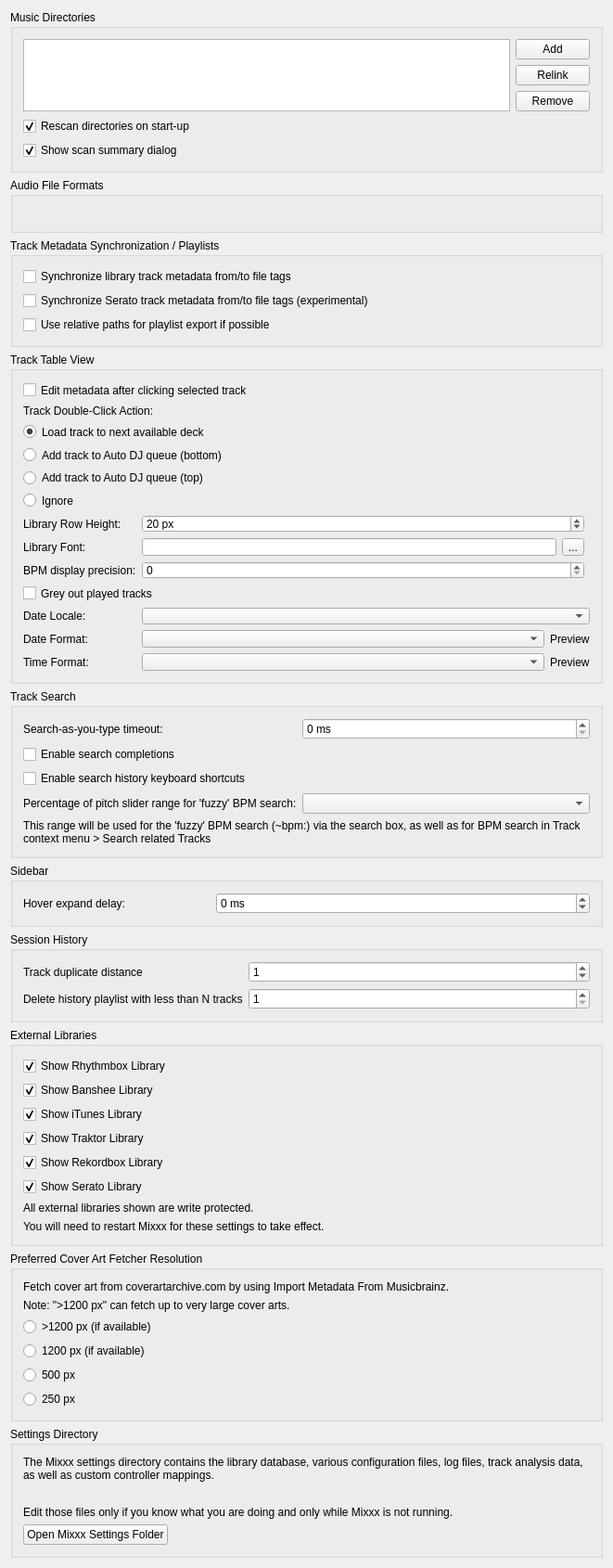
<?xml version="1.0" encoding="UTF-8"?>
<ui version="4.0">
 <class>DlgPrefLibraryDlg</class>
 <widget class="QWidget" name="DlgPrefLibraryDlg">
  <property name="geometry">
   <rect>
    <x>0</x>
    <y>0</y>
    <width>661</width>
    <height>1522</height>
   </rect>
  </property>
  <property name="windowTitle">
   <string notr="true">Library Preferences</string>
  </property>
  <layout class="QVBoxLayout" name="verticalLayout">

   <item>
    <widget class="QGroupBox" name="groupBox_MusicDirectories">
     <property name="title">
      <string>Music Directories</string>
     </property>
     <layout class="QGridLayout" name="gridLayout_music_directories">

      <item row="0" column="0" rowspan="3">
       <widget class="QListView" name="dirList">
        <property name="editTriggers">
         <set>QAbstractItemView::NoEditTriggers</set>
        </property>
        <property name="iconSize">
         <size>
          <width>16</width>
          <height>16</height>
         </size>
        </property>
        <property name="uniformItemSizes">
         <bool>true</bool>
        </property>
       </widget>
      </item>

      <item row="0" column="1">
       <widget class="QPushButton" name="pushButton_add_dir">
        <property name="font">
         <font/>
        </property>
        <property name="toolTip">
         <string>Add a directory where your music is stored. Mixxx will watch this directory and its subdirectories for new tracks.</string>
        </property>
        <property name="text">
         <string>Add</string>
        </property>
       </widget>
      </item>

      <item row="1" column="1">
       <widget class="QPushButton" name="pushButton_relocate_dir">
        <property name="toolTip">
         <string>If an existing music directory is moved, Mixxx doesn't know where to find the audio files in it. Choose Relink to select the music directory in its new location. &lt;br/&gt; This will re-establish the links to the audio files in the Mixxx library.</string>
        </property>
        <property name="text">
         <string extracomment="This will re-establish the links to the audio files in the Mixxx database if you move an music directory to a new location.">Relink</string>
        </property>
       </widget>
      </item>

      <item row="2" column="1">
       <widget class="QPushButton" name="pushButton_remove_dir">
        <property name="font">
         <font/>
        </property>
        <property name="toolTip">
         <string>If removed, Mixxx will no longer watch this directory and its subdirectories for new tracks.</string>
        </property>
        <property name="text">
         <string>Remove</string>
        </property>
       </widget>
      </item>

      <item row="3" column="0" colspan="2">
       <widget class="QCheckBox" name="checkBox_library_scan">
        <property name="text">
         <string>Rescan directories on start-up</string>
        </property>
        <property name="checked">
         <bool>true</bool>
        </property>
       </widget>
      </item>

      <item row="4" column="0" colspan="2">
       <widget class="QCheckBox" name="checkBox_library_scan_summary">
        <property name="text">
         <string>Show scan summary dialog</string>
        </property>
        <property name="checked">
         <bool>true</bool>
        </property>
       </widget>
      </item>

     </layout>
    </widget>
   </item>

   <item>
    <widget class="QGroupBox" name="groupBox_AudioFileFormats">
     <property name="title">
      <string>Audio File Formats</string>
     </property>
     <property name="flat">
      <bool>false</bool>
     </property>
     <layout class="QGridLayout" name="gridLayout_audio_formats">
      <item row="0" column="0">
       <widget class="QLabel" name="builtInFormats">
        <property name="text">
         <string/>
        </property>
        <property name="wordWrap">
         <bool>true</bool>
        </property>
       </widget>
      </item>
     </layout>
    </widget>
   </item>

   <item>
    <widget class="QGroupBox" name="groupBox_AudioFileTags">
     <property name="title">
      <string>Track Metadata Synchronization / Playlists</string>
     </property>
     <layout class="QGridLayout" name="gridLayout_metadata">
      <item row="0" column="0" colspan="2">
       <widget class="QCheckBox" name="checkBox_sync_track_metadata">
        <property name="toolTip">
         <string>Automatically write modified track metadata from the library into file tags and reimport metadata from updated file tags into the library</string>
        </property>
        <property name="text">
         <string>Synchronize library track metadata from/to file tags</string>
        </property>
       </widget>
      </item>

      <item row="1" column="0">
       <widget class="QCheckBox" name="checkBox_serato_metadata_export">
        <property name="toolTip">
         <string>Keeps track color, beat grid, bpm lock, cue points, and loops synchronized with SERATO_MARKERS/MARKERS2 file tags.&lt;br/&gt;&lt;br/&gt;WARNING: Enabling this option also enables the reimport of Serato metadata after files have been modified outside of Mixxx. On reimport existing metadata in Mixxx is replaced with the metadata found in file tags. Custom metadata not included in file tags like loop colors is lost.</string>
        </property>
        <property name="text">
         <string>Synchronize Serato track metadata from/to file tags (experimental)</string>
        </property>
       </widget>
      </item>

      <item row="2" column="0" colspan="2">
       <widget class="QCheckBox" name="checkBox_use_relative_path">
        <property name="text">
         <string>Use relative paths for playlist export if possible</string>
        </property>
       </widget>
      </item>
     </layout>
    </widget>
   </item>

   <item>
    <widget class="QGroupBox" name="groupBox_TrackTableView">
     <property name="title">
      <string>Track Table View</string>
     </property>
     <layout class="QGridLayout" name="gridLayout_track_table_view">

      <item row="1" column="0" colspan="4">
       <widget class="QCheckBox" name="checkBox_edit_metadata_selected_clicked">
        <property name="text">
         <string>Edit metadata after clicking selected track</string>
        </property>
       </widget>
      </item>

      <item row="2" column="0" colspan="4">
       <widget class="QLabel" name="label_doubeClickAction">
        <property name="text">
         <string>Track Double-Click Action:</string>
        </property>
        <property name="alignment">
         <set>Qt::AlignLeft|Qt::AlignVCenter</set>
        </property>
       </widget>
      </item>

      <item row="3" column="0" colspan="4">
       <widget class="QRadioButton" name="radioButton_dbclick_deck">
        <property name="text">
         <string>Load track to next available deck</string>
        </property>
        <property name="checked">
         <bool>true</bool>
        </property>
       </widget>
      </item>
      <item row="4" column="0" colspan="4">
       <widget class="QRadioButton" name="radioButton_dbclick_bottom">
        <property name="text">
         <string>Add track to Auto DJ queue (bottom)</string>
        </property>
       </widget>
      </item>
      <item row="5" column="0" colspan="4">
       <widget class="QRadioButton" name="radioButton_dbclick_top">
        <property name="text">
         <string>Add track to Auto DJ queue (top)</string>
        </property>
       </widget>
      </item>
      <item row="6" column="0" colspan="4">
       <widget class="QRadioButton" name="radioButton_dbclick_ignore">
        <property name="text">
         <string>Ignore</string>
        </property>
       </widget>
      </item>

      <item row="7" column="0">
       <widget class="QLabel" name="label_rowHeight">
        <property name="text">
         <string>Library Row Height:</string>
        </property>
        <property name="alignment">
         <set>Qt::AlignLeft|Qt::AlignVCenter</set>
        </property>
       </widget>
      </item>
      <item row="7" column="1" colspan="2">
       <widget class="QSpinBox" name="spinBox_row_height">
        <property name="suffix">
         <string> px</string>
        </property>
        <property name="minimum">
         <number>5</number>
        </property>
        <property name="maximum">
         <number>100</number>
        </property>
        <property name="value">
         <number>20</number>
        </property>
       </widget>
      </item>

      <item row="8" column="0">
       <widget class="QLabel" name="label_libraryFont">
        <property name="text">
         <string>Library Font:</string>
        </property>
        <property name="alignment">
         <set>Qt::AlignLeft|Qt::AlignVCenter</set>
        </property>
       </widget>
      </item>
      <item row="8" column="1">
       <widget class="QLineEdit" name="lineEdit_library_font">
        <property name="readOnly">
         <bool>true</bool>
        </property>
       </widget>
      </item>
      <item row="8" column="2">
       <widget class="QToolButton" name="btn_library_font">
        <property name="text">
         <string>...</string>
        </property>
       </widget>
      </item>

      <item row="9" column="0">
       <widget class="QLabel" name="label_bpm_precision">
        <property name="text">
         <string>BPM display precision:</string>
        </property>
        <property name="alignment">
         <set>Qt::AlignLeft|Qt::AlignVCenter</set>
        </property>
       </widget>
      </item>
      <item row="9" column="1" colspan="2">
       <widget class="QSpinBox" name="spinbox_bpm_precision"/>
      </item>

      <item row="10" column="0" colspan="4">
       <widget class="QCheckBox" name="checkbox_played_track_color">
        <property name="text">
         <string>Grey out played tracks</string>
        </property>
       </widget>
      </item>

      <item row="11" column="0">
       <widget class="QLabel" name="label_dateLocale">
        <property name="text">
         <string>Date Locale:</string>
        </property>
        <property name="alignment">
         <set>Qt::AlignLeft|Qt::AlignVCenter</set>
        </property>
       </widget>
      </item>
      <item row="11" column="1" colspan="3">
       <widget class="QComboBox" name="comboBox_dateLocale">
        <property name="sizePolicy">
         <sizepolicy hsizetype="Expanding" vsizetype="Fixed">
          <horstretch>0</horstretch>
          <verstretch>0</verstretch>
         </sizepolicy>
        </property>
       </widget>
      </item>

      <item row="12" column="0">
       <widget class="QLabel" name="label_dateFormat">
        <property name="text">
         <string>Date Format:</string>
        </property>
        <property name="alignment">
         <set>Qt::AlignLeft|Qt::AlignVCenter</set>
        </property>
       </widget>
      </item>
      <item row="12" column="1" colspan="3">
       <layout class="QHBoxLayout" name="horizontalLayout_dateFormat">
        <property name="leftMargin">
         <number>0</number>
        </property>
        <property name="topMargin">
         <number>0</number>
        </property>
        <property name="rightMargin">
         <number>0</number>
        </property>
        <property name="bottomMargin">
         <number>0</number>
        </property>
        <item>
         <widget class="QComboBox" name="comboBox_dateFormat">
          <property name="sizePolicy">
           <sizepolicy hsizetype="Expanding" vsizetype="Fixed">
            <horstretch>0</horstretch>
            <verstretch>0</verstretch>
           </sizepolicy>
          </property>
         </widget>
        </item>
        <item>
         <widget class="QLabel" name="label_dateFormatPreview">
          <property name="text">
           <string>Preview</string>
          </property>
         </widget>
        </item>
       </layout>
      </item>

      <item row="13" column="0">
       <widget class="QLabel" name="label_timeFormat">
        <property name="text">
         <string>Time Format:</string>
        </property>
        <property name="alignment">
         <set>Qt::AlignLeft|Qt::AlignVCenter</set>
        </property>
       </widget>
      </item>
      <item row="13" column="1" colspan="3">
       <layout class="QHBoxLayout" name="horizontalLayout_timeFormat">
        <property name="leftMargin">
         <number>0</number>
        </property>
        <property name="topMargin">
         <number>0</number>
        </property>
        <property name="rightMargin">
         <number>0</number>
        </property>
        <property name="bottomMargin">
         <number>0</number>
        </property>
        <item>
         <widget class="QComboBox" name="comboBox_timeFormat">
          <property name="sizePolicy">
           <sizepolicy hsizetype="Expanding" vsizetype="Fixed">
            <horstretch>0</horstretch>
            <verstretch>0</verstretch>
           </sizepolicy>
          </property>
         </widget>
        </item>
        <item>
         <widget class="QLabel" name="label_timeFormatPreview">
          <property name="text">
           <string>Preview</string>
          </property>
         </widget>
        </item>
       </layout>
      </item>

     </layout>
    </widget>
   </item><!-- Track Table View -->

   <item>
    <widget class="QGroupBox" name="groupBox_Search">
     <property name="title">
      <string>Track Search</string>
     </property>
     <layout class="QGridLayout" name="gridLayout_search">

      <item row="0" column="0">
       <widget class="QLabel" name="label_searchDebouncingTimeout">
        <property name="text">
         <string>Search-as-you-type timeout:</string>
        </property>
        <property name="alignment">
         <set>Qt::AlignLeft|Qt::AlignVCenter</set>
        </property>
       </widget>
      </item>
      <item row="0" column="1" colspan="2">
       <widget class="QSpinBox" name="spinBox_search_debouncing_timeout">
        <property name="suffix">
         <string> ms</string>
        </property>
       </widget>
      </item>

      <item row="1" column="0" colspan="3">
       <widget class="QCheckBox" name="checkBox_enable_search_completions">
        <property name="text">
         <string>Enable search completions</string>
        </property>
       </widget>
      </item>

      <item row="2" column="0" colspan="3">
       <widget class="QCheckBox" name="checkBox_enable_search_history_shortcuts">
        <property name="text">
         <string>Enable search history keyboard shortcuts</string>
        </property>
       </widget>
      </item>

      <item row="3" column="0">
       <widget class="QLabel" name="label_searchBpmFuzzyRange">
        <property name="text">
         <string>Percentage of pitch slider range for 'fuzzy' BPM search:</string>
        </property>
        <property name="alignment">
         <set>Qt::AlignLeft|Qt::AlignVCenter</set>
        </property>
        <property name="buddy">
         <cstring>comboBox_search_bpm_fuzzy_range</cstring>
        </property>
       </widget>
      </item>
      <item row="3" column="1" colspan="2">
       <widget class="QComboBox" name="comboBox_search_bpm_fuzzy_range"/>
      </item>
      <item row="4" column="0" colspan="3">
       <widget class="QLabel" name="label_searchBpmFuzzyRangeInfo">
        <property name="text">
         <string>This range will be used for the 'fuzzy' BPM search (~bpm:) via the search box, as well as for BPM search in Track context menu &gt; Search related Tracks</string>
        </property>
        <property name="wordWrap">
         <bool>true</bool>
        </property>
       </widget>
      </item>

     </layout>
    </widget>
   </item><!-- Search box -->

   <item>
    <widget class="QGroupBox" name="groupBox_sidebar">
     <property name="title">
      <string>Sidebar</string>
     </property>
     <layout class="QGridLayout" name="gridLayout_sidebar">

      <item row="0" column="0">
       <widget class="QLabel" name="label_sidebar_hover_expand_delay">
        <property name="text">
         <string>Hover expand delay:</string>
        </property>
        <property name="alignment">
         <set>Qt::AlignLeft|Qt::AlignVCenter</set>
        </property>
        <property name="buddy">
         <cstring>spinBox_sidebar_hover_expand_delay</cstring>
        </property>
       </widget>
      </item>
      <item row="0" column="1" colspan="2">
       <widget class="QSpinBox" name="spinBox_sidebar_hover_expand_delay">
        <property name="suffix">
         <string> ms</string>
        </property>
        <property name="toolTip">
         <string>The delay until sidebar items are expanded or collapsed hovered during drag'n'drop. -1 disables auto-expand.</string>
        </property>
        <property name="minimum">
         <number>-1</number>
        </property>
        <property name="maximum">
         <number>5000</number>
        </property>
        <property name="singleStep">
         <number>50</number>
        </property>
       </widget>
      </item>

     </layout>
    </widget>
   </item>

   <item>
    <widget class="QGroupBox" name="groupBox_History">
     <property name="title">
      <string>Session History</string>
     </property>
     <layout class="QGridLayout" name="gridLayout_history">

      <item row="1" column="0">
       <widget class="QLabel" name="label_history_track_duplicate_distance">
        <property name="text">
         <string>Track duplicate distance</string>
        </property>
        <property name="alignment">
         <set>Qt::AlignLeft|Qt::AlignVCenter</set>
        </property>
        <property name="wordWrap">
         <bool>true</bool>
        </property>
       </widget>
      </item>
      <item row="1" column="1" colspan="2">
       <widget class="QSpinBox" name="spinbox_history_track_duplicate_distance">
        <property name="toolTip">
         <string>When playing a track again log it to the session history only if more than N other tracks have been played in the meantime</string>
        </property>
        <property name="minimum">
         <number>0</number>
        </property>
        <property name="maximum">
         <number>99</number>
        </property>
        <property name="value">
         <number>1</number>
        </property>
       </widget>
      </item>

      <item row="2" column="0">
       <widget class="QLabel" name="label_history_cleanup">
        <property name="toolTip">
         <string>History playlist with less than N tracks will be deleted&lt;br/&gt;&lt;br/&gt;Note: the cleanup will be performed during startup and shutdown of Mixxx.</string>
        </property>
        <property name="text">
         <string>Delete history playlist with less than N tracks</string>
        </property>
        <property name="alignment">
         <set>Qt::AlignLeft|Qt::AlignVCenter</set>
        </property>
       </widget>
      </item>
      <item row="2" column="1" colspan="2">
       <widget class="QSpinBox" name="spinbox_history_min_tracks_to_keep">
        <property name="minimum">
         <number>1</number>
        </property>
        <property name="maximum">
         <number>99</number>
        </property>
        <property name="value">
         <number>1</number>
        </property>
       </widget>
      </item>

     </layout>
    </widget>
   </item><!-- History -->

   <item>
    <widget class="QGroupBox" name="groupBox_external_libraries">
     <property name="title">
      <string>External Libraries</string>
     </property>
     <layout class="QGridLayout" name="gridLayout_external_libraries">
      <item row="0" column="0">
       <widget class="QCheckBox" name="checkBox_show_rhythmbox">
        <property name="text">
         <string>Show Rhythmbox Library</string>
        </property>
        <property name="checked">
         <bool>true</bool>
        </property>
       </widget>
      </item>
      <item row="1" column="0">
       <widget class="QCheckBox" name="checkBox_show_banshee">
        <property name="text">
         <string>Show Banshee Library</string>
        </property>
        <property name="checked">
         <bool>true</bool>
        </property>
       </widget>
      </item>
      <item row="2" column="0">
       <widget class="QCheckBox" name="checkBox_show_itunes">
        <property name="text">
         <string>Show iTunes Library</string>
        </property>
        <property name="checked">
         <bool>true</bool>
        </property>
       </widget>
      </item>
      <item row="3" column="0">
       <widget class="QCheckBox" name="checkBox_show_traktor">
        <property name="text">
         <string>Show Traktor Library</string>
        </property>
        <property name="checked">
         <bool>true</bool>
        </property>
       </widget>
      </item>
      <item row="4" column="0">
       <widget class="QCheckBox" name="checkBox_show_rekordbox">
        <property name="text">
         <string>Show Rekordbox Library</string>
        </property>
        <property name="checked">
         <bool>true</bool>
        </property>
       </widget>
      </item>
      <item row="5" column="0">
       <widget class="QCheckBox" name="checkBox_show_serato">
        <property name="text">
         <string>Show Serato Library</string>
        </property>
        <property name="checked">
         <bool>true</bool>
        </property>
       </widget>
      </item>
      <item row="6" column="0">
       <widget class="QLabel" name="label_4">
        <property name="text">
         <string>All external libraries shown are write protected.</string>
        </property>
        <property name="wordWrap">
         <bool>true</bool>
        </property>
        <property name="topMargin" stdset="0">
         <number>10</number>
        </property>
       </widget>
      </item>
      <item row="7" column="0">
       <widget class="QLabel" name="label_11">
        <property name="text">
         <string>You will need to restart Mixxx for these settings to take effect.</string>
        </property>
        <property name="wordWrap">
         <bool>true</bool>
        </property>
       </widget>
      </item>
     </layout>
    </widget>
   </item>

   <item>
    <widget class="QGroupBox" name="groupBox_cover_art_fetcher">
     <property name="title">
      <string>Preferred Cover Art Fetcher Resolution</string>
     </property>
     <layout class="QGridLayout" name="gridLayout_cover_art_fetcher">
      <item row="0" column="0">
       <widget class="QLabel" name="label_12">
        <property name="text">
         <string>Fetch cover art from coverartarchive.com by using Import Metadata From Musicbrainz.</string>
        </property>
        <property name="wordWrap">
         <bool>true</bool>
        </property>
       </widget>
      </item>
      <item row="1" column="0">
       <widget class="QLabel" name="label_13">
        <property name="text">
         <string>Note: &quot;&gt;1200 px&quot; can fetch up to very large cover arts.</string>
        </property>
        <property name="wordWrap">
         <bool>true</bool>
        </property>
       </widget>
      </item>
      <item row="2" column="0">
       <widget class="QRadioButton" name="radioButton_cover_art_fetcher_highest">
        <property name="text">
         <string>&gt;1200 px (if available)</string>
        </property>
        <property name="checked">
         <bool>false</bool>
        </property>
       </widget>
      </item>
      <item row="3" column="0">
       <widget class="QRadioButton" name="radioButton_cover_art_fetcher_high">
        <property name="text">
         <string>1200 px (if available)</string>
        </property>
        <property name="checked">
         <bool>false</bool>
        </property>
       </widget>
      </item>
      <item row="4" column="0">
       <widget class="QRadioButton" name="radioButton_cover_art_fetcher_medium">
        <property name="text">
         <string>500 px</string>
        </property>
        <property name="checked">
         <bool>false</bool>
        </property>
       </widget>
      </item>
      <item row="5" column="0">
       <widget class="QRadioButton" name="radioButton_cover_art_fetcher_lowest">
        <property name="text">
         <string>250 px</string>
        </property>
        <property name="checked">
         <bool>false</bool>
        </property>
       </widget>
      </item>
     </layout>
    </widget>
   </item>

   <item>
    <widget class="QGroupBox" name="groupBox_settingsDir">
     <property name="title">
      <string>Settings Directory</string>
     </property>
     <layout class="QVBoxLayout" name="vlayout_settingsDir">
      <item>
       <widget class="QLabel" name="label_settingsDir">
        <property name="text">
         <string>The Mixxx settings directory contains the library database, various configuration files, log files, track analysis data, as well as custom controller mappings.</string>
        </property>
        <property name="wordWrap">
         <bool>true</bool>
        </property>
       </widget>
      </item>
      <item>
       <widget class="QLabel" name="label_settingsManualLink">
        <property name="text">
         <string/>
        </property>
        <property name="wordWrap">
         <bool>true</bool>
        </property>
        <property name="openExternalLinks">
         <bool>true</bool>
        </property>
       </widget>
      </item>
      <item>
       <widget class="QLabel" name="label_settingsWarning">
        <property name="text">
         <string>Edit those files only if you know what you are doing and only while Mixxx is not running.</string>
        </property>
        <property name="wordWrap">
         <bool>true</bool>
        </property>
       </widget>
      </item>
      <item>
       <widget class="QPushButton" name="pushButton_open_settings_dir">
        <property name="sizePolicy">
         <sizepolicy hsizetype="Fixed" vsizetype="Fixed">
          <horstretch>0</horstretch>
          <verstretch>0</verstretch>
         </sizepolicy>
        </property>
        <property name="text">
         <string>Open Mixxx Settings Folder</string>
        </property>
       </widget>
      </item>
     </layout>
    </widget>
   </item>
   <item>
    <spacer name="verticalSpacer">
     <property name="orientation">
      <enum>Qt::Vertical</enum>
     </property>
     <property name="sizeHint" stdset="0">
      <size>
       <width>20</width>
       <height>40</height>
      </size>
     </property>
    </spacer>
   </item>
  </layout>
 </widget>
 <layoutdefault spacing="6" margin="11"/>
 <tabstops>
  <tabstop>dirList</tabstop>
  <tabstop>pushButton_add_dir</tabstop>
  <tabstop>pushButton_relocate_dir</tabstop>
  <tabstop>pushButton_remove_dir</tabstop>
  <tabstop>checkBox_library_scan</tabstop>
  <tabstop>checkBox_library_scan_summary</tabstop>
  <tabstop>checkBox_sync_track_metadata</tabstop>
  <tabstop>checkBox_serato_metadata_export</tabstop>
  <tabstop>checkBox_use_relative_path</tabstop>
  <tabstop>checkBox_edit_metadata_selected_clicked</tabstop>
  <tabstop>radioButton_dbclick_deck</tabstop>
  <tabstop>radioButton_dbclick_bottom</tabstop>
  <tabstop>radioButton_dbclick_top</tabstop>
  <tabstop>radioButton_dbclick_ignore</tabstop>
  <tabstop>spinBox_row_height</tabstop>
  <tabstop>btn_library_font</tabstop>
  <tabstop>spinbox_bpm_precision</tabstop>
  <tabstop>checkbox_played_track_color</tabstop>
  <tabstop>comboBox_dateFormat</tabstop>
  <tabstop>spinBox_search_debouncing_timeout</tabstop>
  <tabstop>checkBox_enable_search_completions</tabstop>
  <tabstop>checkBox_enable_search_history_shortcuts</tabstop>
  <tabstop>comboBox_search_bpm_fuzzy_range</tabstop>
  <tabstop>spinBox_sidebar_hover_expand_delay</tabstop>
  <tabstop>spinbox_history_track_duplicate_distance</tabstop>
  <tabstop>spinbox_history_min_tracks_to_keep</tabstop>
  <tabstop>checkBox_show_rhythmbox</tabstop>
  <tabstop>checkBox_show_banshee</tabstop>
  <tabstop>checkBox_show_itunes</tabstop>
  <tabstop>checkBox_show_traktor</tabstop>
  <tabstop>checkBox_show_rekordbox</tabstop>
  <tabstop>checkBox_show_serato</tabstop>
  <tabstop>radioButton_cover_art_fetcher_highest</tabstop>
  <tabstop>radioButton_cover_art_fetcher_high</tabstop>
  <tabstop>radioButton_cover_art_fetcher_medium</tabstop>
  <tabstop>radioButton_cover_art_fetcher_lowest</tabstop>
  <tabstop>pushButton_open_settings_dir</tabstop>
 </tabstops>
 <resources/>
 <connections/>
</ui>
